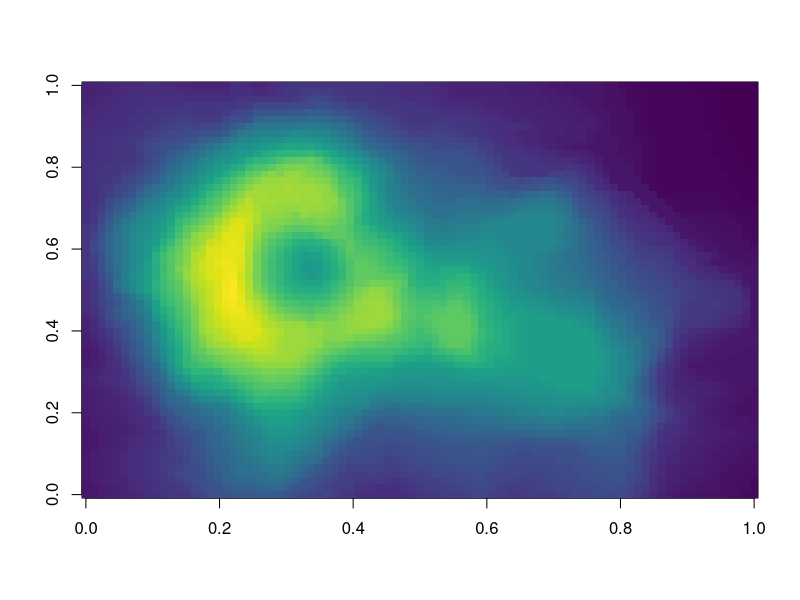
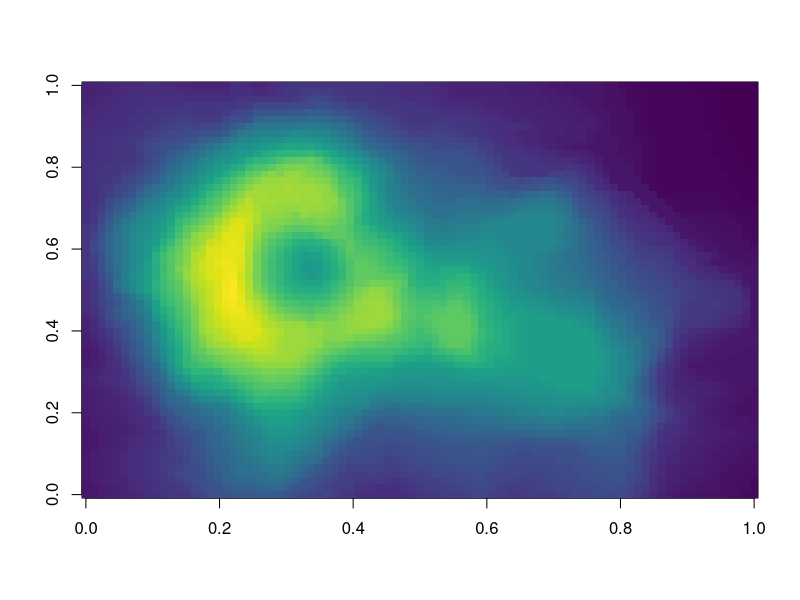
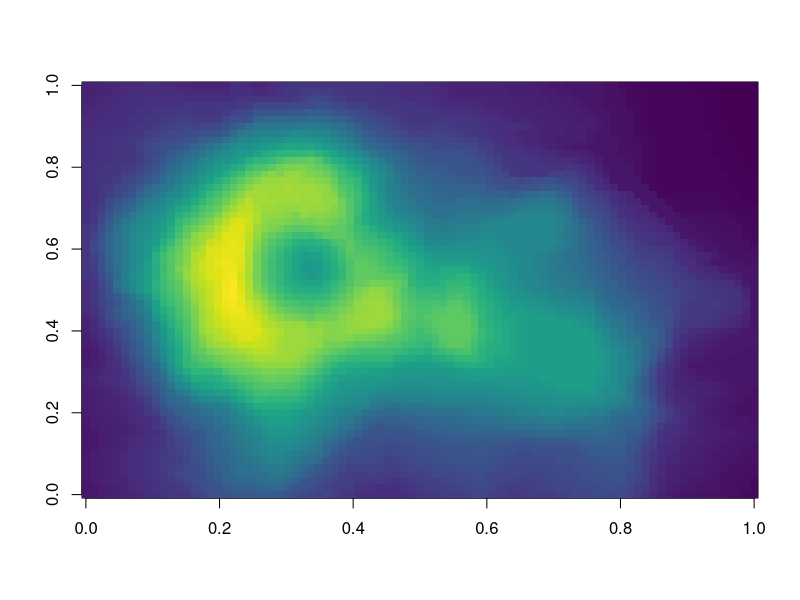
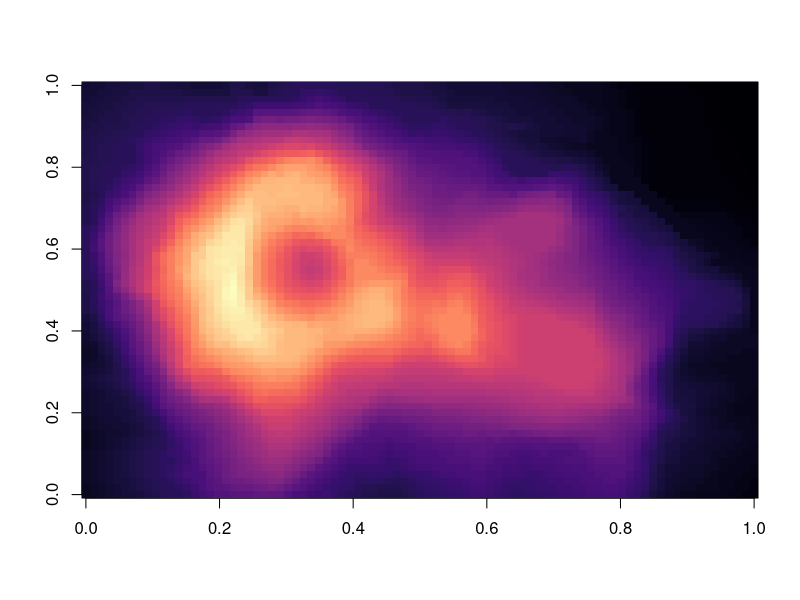

Recreate these plots in R, in order.
## ---- chunk 1
library(viridis)
## ---- chunk 2
image(volcano, col = viridis(200))
## ---- chunk 3
image(volcano, col = viridis(200))
## ---- chunk 4
image(volcano, col = viridis(200))
## ---- chunk 5
image(volcano, col = viridis(200, option = "A"))
